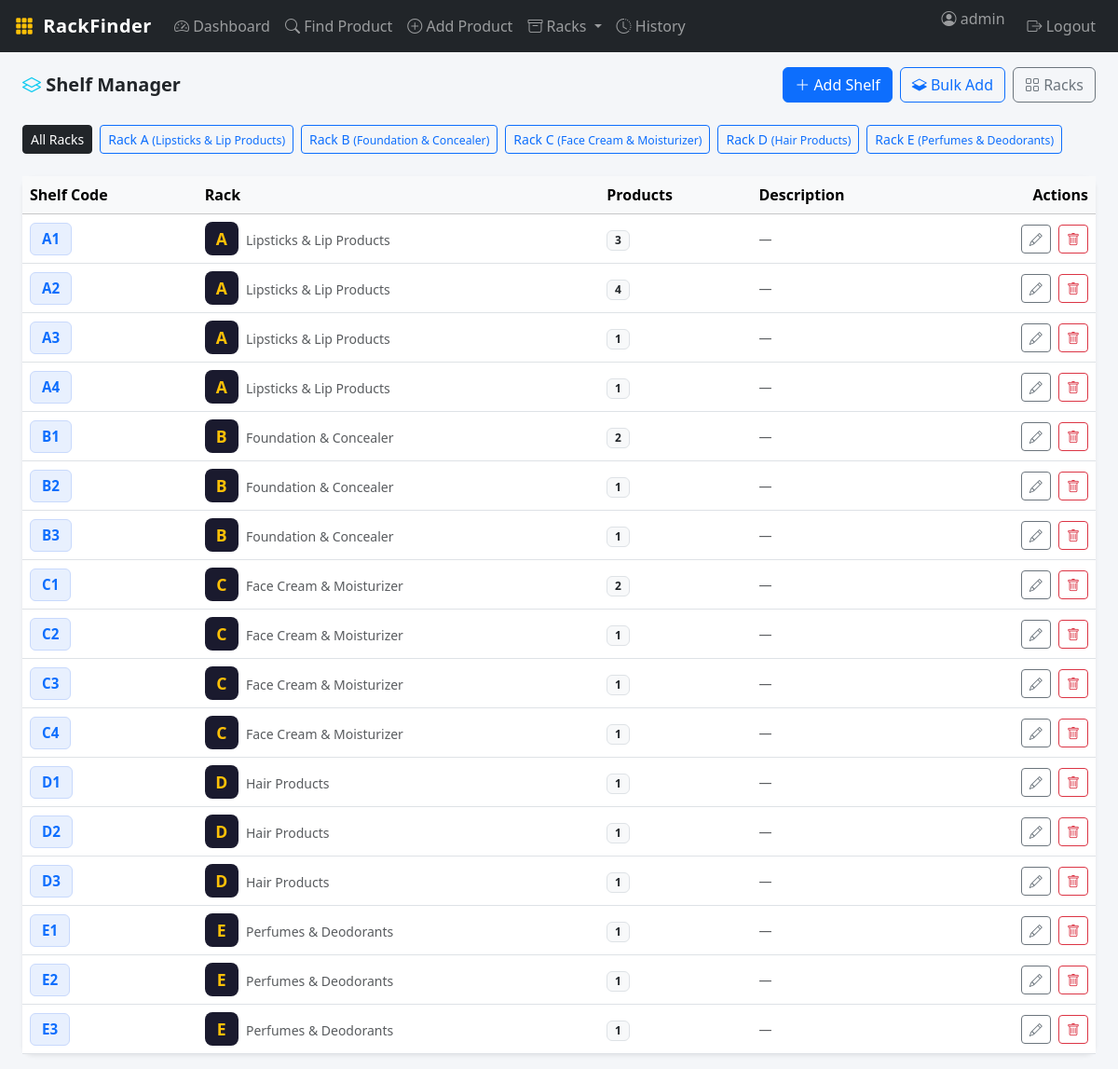
The app's page /racks/shelves/ (signed in) with its own data.
### racks/models.py (models this page shows, shortened)
class Rack(models.Model):
    name = models.CharField(max_length=10, unique=True, help_text="e.g. A, B, C")
    category = models.CharField(max_length=100, blank=True, help_text="e.g. Lipsticks, Foundations")
    description = models.TextField(blank=True)
    created_at = models.DateTimeField(auto_now_add=True)
    class Meta:
        ordering = ['name']

class Shelf(models.Model):
    rack = models.ForeignKey(Rack, on_delete=models.CASCADE, related_name='shelves')
    code = models.CharField(max_length=10, help_text="e.g. A1, A2")
    description = models.CharField(max_length=200, blank=True)
    created_at = models.DateTimeField(auto_now_add=True)
    class Meta:
        ordering = ['code']
        unique_together = ['rack', 'code']
    @property
    def product_count(self):
        return self.products.count()

### racks/views.py (the view)
# urls.py: path('shelves/', views.shelf_list, name='shelf_list'),
@login_required
def shelf_list(request):
    rack_id = request.GET.get('rack')
    racks = Rack.objects.all()
    shelves = Shelf.objects.select_related('rack').all()
    selected_rack = None
    if rack_id:
        selected_rack = get_object_or_404(Rack, pk=rack_id)
        shelves = shelves.filter(rack=selected_rack)
    return render(request, 'racks/shelf_list.html', {
        'shelves': shelves,
        'racks': racks,
        'selected_rack': selected_rack,
    })

### templates/racks/shelf_list.html (shortened to what this page needs)
{% extends "base.html" %}
{% block content %}
<div class="d-flex justify-content-between align-items-center mb-4">
    <h5 class="fw-bold mb-0">
        <i class="bi bi-layers text-info"></i> Shelf Manager
    </h5>
    <div class="d-flex gap-2">
        <a href="{% url 'shelf_add' %}{% if selected_rack %}?rack={{ selected_rack.pk }}{% endif %}" class="btn btn-primary">
            <i class="bi bi-plus-lg"></i> Add Shelf
        </a>
        <a href="{% url 'shelf_bulk_add' %}" class="btn btn-outline-primary">
            <i class="bi bi-layers-half"></i> Bulk Add
        </a>
        <a href="{% url 'rack_list' %}" class="btn btn-outline-secondary">
            <i class="bi bi-grid"></i> Racks
        </a>
    </div>
</div>
<div class="d-flex gap-2 mb-4 flex-wrap">
    <a href="{% url 'shelf_list' %}" class="btn btn-sm {% if not selected_rack %}btn-dark{% else %}btn-outline-secondary{% endif %}">
        All Racks
    </a>
    {% for rack in racks %}
    <a href="{% url 'shelf_list' %}?rack={{ rack.pk }}"
       class="btn btn-sm {% if selected_rack.pk == rack.pk %}btn-primary{% else %}btn-outline-primary{% endif %}">
        Rack {{ rack.name }}
        {% if rack.category %}<small>({{ rack.category }})</small>{% endif %}
    </a>
    {% endfor %}
</div>
{% if shelves %}
<div class="card border-0 shadow-sm">
    <div class="table-responsive">
        <table class="table table-hover align-middle mb-0">
            <thead class="table-light">
                <tr>
                    <th>Shelf Code</th>
                    <th>Rack</th>
                    <th>Products</th>
                    <th>Description</th>
                    <th class="text-end">Actions</th>
                </tr>
            </thead>
            <tbody>
                {% for shelf in shelves %}
                <tr>
                    <td>
                        <span class="shelf-chip-lg">{{ shelf.code }}</span>
                    </td>
                    <td>
                        <span class="rack-badge">{{ shelf.rack.name }}</span>
                        {% if shelf.rack.category %}
                        <small class="text-muted ms-1">{{ shelf.rack.category }}</small>
                        {% endif %}
                    </td>
                    <td>
                        <span class="badge bg-light text-dark border">{{ shelf.product_count }}</span>
                    </td>
                    <td><small class="text-muted">{{ shelf.description|default:"—" }}</small></td>
                    <td class="text-end">
                        <a href="{% url 'shelf_edit' shelf.pk %}" class="btn btn-sm btn-outline-secondary">
                            <i class="bi bi-pencil"></i>
                        </a>
                        <a href="{% url 'shelf_delete' shelf.pk %}" class="btn btn-sm btn-outline-danger ms-1">
                            <i class="bi bi-trash"></i>
                        </a>
                    </td>
                </tr>
                {% endfor %}
            </tbody>
        </table>
    </div>
</div>
{% endif %}
{% endblock %}

### templates/base.html (shortened to what this page needs)
<!DOCTYPE html>
<html lang="en">
<head>
    <link rel="stylesheet" href="https://cdn.jsdelivr.net/npm/bootstrap@5.3.2/dist/css/bootstrap.min.css">
    <link rel="stylesheet" href="https://cdn.jsdelivr.net/npm/bootstrap-icons@1.11.3/font/bootstrap-icons.min.css">
    {% load static %}
    <link rel="stylesheet" href="{% static 'css/style.css' %}">
</head>
<body>
<nav class="navbar navbar-expand-lg navbar-dark bg-dark px-3">
    <a class="navbar-brand fw-bold" href="{% url 'dashboard' %}">
        <i class="bi bi-grid-3x3-gap-fill text-warning me-1"></i> RackFinder
    </a>
    <div class="collapse navbar-collapse" id="navMain">
        <ul class="navbar-nav me-auto">
            <li class="nav-item">
                <a class="nav-link {% if request.resolver_match.url_name == 'dashboard' %}active{% endif %}"
                   href="{% url 'dashboard' %}">
                    <i class="bi bi-speedometer2"></i> Dashboard
                </a>
            </li>
            <li class="nav-item">
                <a class="nav-link {% if request.resolver_match.url_name == 'search' %}active{% endif %}"
                   href="{% url 'search' %}">
                    <i class="bi bi-search"></i> Find Product
                </a>
            </li>
            <li class="nav-item">
                <a class="nav-link {% if request.resolver_match.url_name == 'product_add' %}active{% endif %}"
                   href="{% url 'product_add' %}">
                    <i class="bi bi-plus-circle"></i> Add Product
                </a>
            </li>
            <li class="nav-item dropdown">
                <a class="nav-link dropdown-toggle" href="#" data-bs-toggle="dropdown">
                    <i class="bi bi-archive"></i> Racks
                </a>
            </li>
            <li class="nav-item">
                <a class="nav-link {% if request.resolver_match.url_name == 'movement_history' %}active{% endif %}"
                   href="{% url 'movement_history' %}">
                    <i class="bi bi-clock-history"></i> History
                </a>
            </li>
        </ul>
        <ul class="navbar-nav ms-auto">
            <li class="nav-item">
                <span class="navbar-text me-3">
                    <i class="bi bi-person-circle"></i> {{ request.user.username }}
                </span>
            </li>
            <li class="nav-item">
                <a class="nav-link" href="{% url 'logout' %}">
                    <i class="bi bi-box-arrow-right"></i> Logout
                </a>
            </li>
        </ul>
    </div>
</nav>
<div class="container-fluid px-4 py-3">
    {% block content %}{% endblock %}
</div>
{% load static %}
</body>
</html>

### static/css/style.css (style rules this page uses)
:root { --primary: #0d6efd; --warning: #ffc107; --rack-bg: #1a1a2e; }
body { background-color: #f4f6f9; font-family: 'Segoe UI', system-ui, sans-serif; }
.navbar-brand { font-size: 1.25rem; letter-spacing: 0.5px; }
.rack-badge { display: inline-flex; align-items: center; justify-content: center; width: 36px; height: 36px; background: #1a1a2e; color: #ffc107; font-weight: 800; font-size: 1.1rem; border-radius: 8px; }
.shelf-chip-lg { display: inline-flex; align-items: center; justify-content: center; background: #e8f0fe; color: #0d6efd; font-weight: 700; padding: 5px 12px; border-radius: 6px; font-size: 0.95rem; border: 1px solid #c8d9fc; }
.card { border-radius: 12px; }

### records on screen
Rack: name "A", category "Lipsticks & Lip Products"
Rack: name "B", category "Foundation & Concealer"
Rack: name "C", category "Face Cream & Moisturizer"
Rack: name "D", category "Hair Products"
Rack: name "E", category "Perfumes & Deodorants"
Shelf: code "A1", rack.name "A", rack.category "Lipsticks & Lip Products", product_count "3", description "—"
Shelf: code "A2", rack.name "A", rack.category "Lipsticks & Lip Products", product_count "4", description "—"
Shelf: code "A3", rack.name "A", rack.category "Lipsticks & Lip Products", product_count "1", description "—"
Shelf: code "A4", rack.name "A", rack.category "Lipsticks & Lip Products", product_count "1", description "—"
Shelf: code "B1", rack.name "B", rack.category "Foundation & Concealer", product_count "2", description "—"
Shelf: code "B2", rack.name "B", rack.category "Foundation & Concealer", product_count "1", description "—"
Shelf: code "B3", rack.name "B", rack.category "Foundation & Concealer", product_count "1", description "—"
Shelf: code "C1", rack.name "C", rack.category "Face Cream & Moisturizer", product_count "2", description "—"
Shelf: code "C2", rack.name "C", rack.category "Face Cream & Moisturizer", product_count "1", description "—"
Shelf: code "C3", rack.name "C", rack.category "Face Cream & Moisturizer", product_count "1", description "—"
Shelf: code "C4", rack.name "C", rack.category "Face Cream & Moisturizer", product_count "1", description "—"
Shelf: code "D1", rack.name "D", rack.category "Hair Products", product_count "1", description "—"
Shelf: code "D2", rack.name "D", rack.category "Hair Products", product_count "1", description "—"
Shelf: code "D3", rack.name "D", rack.category "Hair Products", product_count "1", description "—"
Shelf: code "E1", rack.name "E", rack.category "Perfumes & Deodorants", product_count "1", description "—"
Shelf: code "E2", rack.name "E", rack.category "Perfumes & Deodorants", product_count "1", description "—"
Shelf: code "E3", rack.name "E", rack.category "Perfumes & Deodorants", product_count "1", description "—"

### other values on screen
{{ request.user.username }} "admin"
